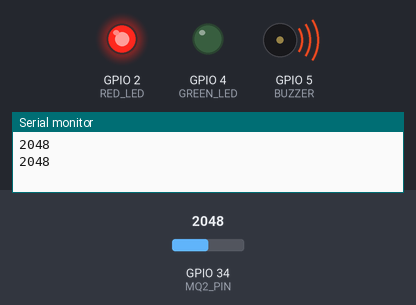
Bench run of a sketch on a simulated ESP32. Shown: output pins drawn as LEDs (lit = HIGH), buzzer (waves = sounding, pin HIGH), the last lines printed to the serial monitor. The test bench sets the inputs (shaded band); at power-on: GPIO 34 (MQ2_PIN) = 2048. WiFi joins after 1.5 s; servers stay silent unless stated.

Above: at 3.0 s.
3.1 s: GPIO 34 (MQ2_PIN) set to 431
5.0 s: GPIO 34 (MQ2_PIN) set to 369
At 6.6 s:
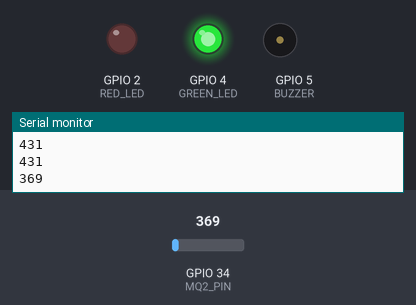
9.0 s: GPIO 34 (MQ2_PIN) set to 440
At 10.9 s:
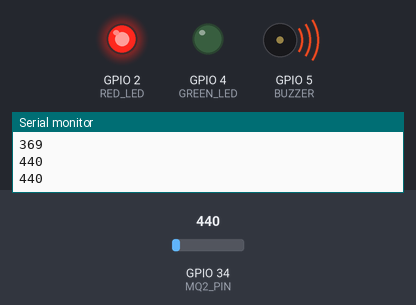
11.3 s: GPIO 34 (MQ2_PIN) set to 360
At 15.6 s:
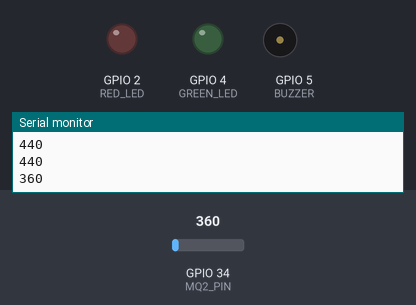
Timing chart, 0 to 16.3 s (numbered marks = the images above; inputs shaded):
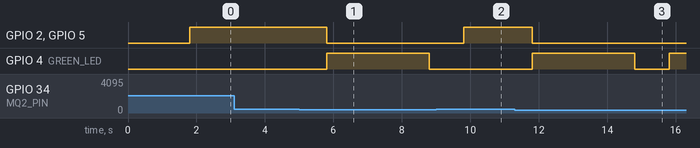

The sketch:

esp32_gas_detector.ino
```cpp
#include <WiFi.h>
#include <BlynkSimpleEsp32.h>

#define MQ2_PIN 34
#define RED_LED 2
#define GREEN_LED 4
#define BUZZER 5

char auth[] = "YourAuthToken";
char ssid[] = "YourWiFiSSID";
char pass[] = "YourWiFiPassword";

int gasThreshold = 400;

void setup() {
  pinMode(MQ2_PIN, INPUT);
  pinMode(RED_LED, OUTPUT);
  pinMode(GREEN_LED, OUTPUT);
  pinMode(BUZZER, OUTPUT);

  Serial.begin(115200);
  Blynk.begin(auth, ssid, pass);
}

void loop() {
  Blynk.run();

  int gasValue = analogRead(MQ2_PIN);
  Serial.println(gasValue);

  if (gasValue > gasThreshold) {
    digitalWrite(RED_LED, HIGH);
    digitalWrite(GREEN_LED, LOW);
    digitalWrite(BUZZER, HIGH);
    Blynk.logEvent("gas_alert", "High gas level detected!");
  } else {
    digitalWrite(RED_LED, LOW);
    digitalWrite(BUZZER, LOW);
    digitalWrite(GREEN_LED, HIGH);
    delay(3000);
    digitalWrite(GREEN_LED, LOW);
  }

  delay(1000);
}
```

Measured:
- the behaviour switches between 401 and 400 on GPIO 34 (MQ2_PIN) (found by bisection; images 0 and 1)
- after the input at 5.0 s, GPIO 2 (RED_LED), GPIO 5 (BUZZER): HIGH → LOW after 0.81 s; GPIO 4 (GREEN_LED): LOW → HIGH after 0.81 s, → LOW 3.0 s later
- after the input at 9.0 s, GPIO 2 (RED_LED), GPIO 5 (BUZZER): LOW → HIGH after 0.81 s; GPIO 4 (GREEN_LED): stays LOW (without the input it goes to HIGH after 0.81 s)
- after the input at 11.3 s, GPIO 2 (RED_LED), GPIO 5 (BUZZER): HIGH → LOW after 0.51 s; GPIO 4 (GREEN_LED): LOW → HIGH after 0.51 s, → LOW 3.0 s later, → HIGH 1.0 s later
